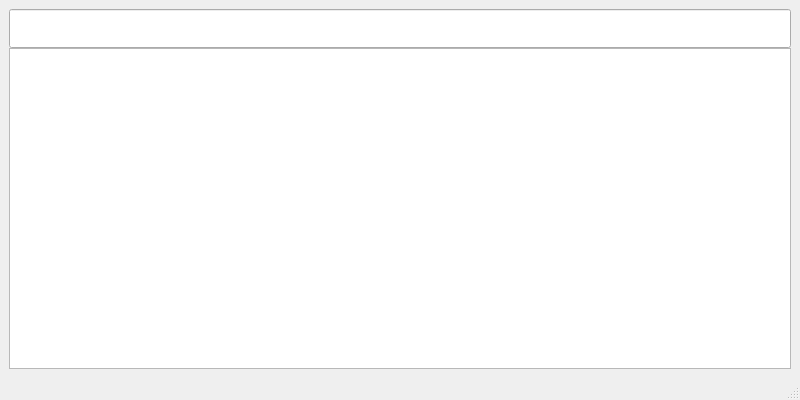
<?xml version="1.0" encoding="UTF-8"?>
<ui version="4.0">
 <class>MainWindow</class>
 <widget class="QMainWindow" name="MainWindow">
  <property name="geometry">
   <rect>
    <x>0</x>
    <y>0</y>
    <width>800</width>
    <height>400</height>
   </rect>
  </property>
  <property name="windowTitle">
   <string>MainWindow</string>
  </property>
  <widget class="QWidget" name="centralwidget">
   <layout class="QGridLayout" name="gridLayout">
    <item row="0" column="0">
     <layout class="QVBoxLayout" name="verticalLayout">
      <property name="spacing">
       <number>0</number>
      </property>
      <item>
       <widget class="QLineEdit" name="lineEdit">
        <property name="font">
         <font>
          <pointsize>20</pointsize>
         </font>
        </property>
       </widget>
      </item>
      <item>
       <widget class="QListView" name="listView"/>
      </item>
     </layout>
    </item>
   </layout>
  </widget>
  <widget class="QMenuBar" name="menubar">
   <property name="geometry">
    <rect>
     <x>0</x>
     <y>0</y>
     <width>800</width>
     <height>22</height>
    </rect>
   </property>
  </widget>
  <widget class="QStatusBar" name="statusbar"/>
 </widget>
 <resources/>
 <connections/>
</ui>
